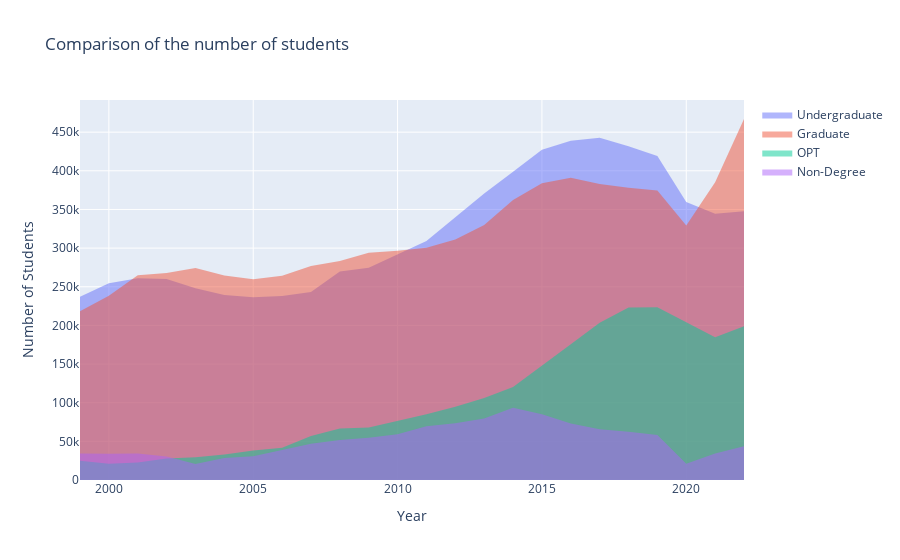

The code cell stored with this chart in its notebook:
### Markdown cell above
# How has the distribution of academic types among students changed over time?

### Code cell
academic_detail["year"] = academic_detail['year'].str[:4].astype(int)
ad1 = academic_detail[["year", "academic_type", "students"]]
adg1 = ad1.groupby(['year', 'academic_type']).sum()
adg1 = adg1.reset_index()

fig2a = go.Figure()

for academic_type in adg1['academic_type'].unique():
    subset = adg1[adg1['academic_type'] == academic_type]
    fig2a.add_trace(go.Scatter(x=subset['year'], y=subset['students'],
                               mode='lines',
                               name=academic_type,
                               line=dict(width=2)))

fig2a.update_traces(fill='tozeroy', line=dict(width=0))

sorted_traces = sorted(fig2a.data, key=lambda x: sum(x.y), reverse=True)
fig2a.data = sorted_traces

fig2a.update_layout(title='Comparison of the number of students',
                    xaxis_title='Year', yaxis_title='Number of Students', showlegend=True)

fig2a.show()

### Figure 1 — Plotly figure (JSON) as saved in the notebook; plotly's stock layout.template omitted (floating-point values rounded to 4 significant figures)
{"data": [{"fill": "tozeroy", "line": {"width": 0}, "mode": "lines", "name": "Undergraduate", "type": "scatter", "x": [1999, 2000, 2001, 2002, 2003, 2004, 2005, 2006, 2007, 2008, 2009, 2010, 2011, 2012, 2013, 2014, 2015, 2016, 2017, 2018, 2019, 2020, 2021, 2022], "y": [237211, 254429, 261078, 260103, 248200, 239212, 236342, 238050, 243360, 269874, 274431, 291439, 309342, 339993, 370724, 398824, 427313, 439019, 442746, 431930, 419321, 359787, 344532, 347602]}, {"fill": "tozeroy", "line": {"width": 0}, "mode": "lines", "name": "Graduate", "type": "scatter", "x": [1999, 2000, 2001, 2002, 2003, 2004, 2005, 2006, 2007, 2008, 2009, 2010, 2011, 2012, 2013, 2014, 2015, 2016, 2017, 2018, 2019, 2020, 2021, 2022], "y": [218219, 238497, 264748, 267876, 274310, 264410, 259717, 264288, 276842, 283329, 293885, 296574, 300430, 311204, 329854, 362228, 383935, 391124, 382953, 377943, 374435, 329272, 385097, 467027]}, {"fill": "tozeroy", "line": {"width": 0}, "mode": "lines", "name": "OPT", "type": "scatter", "x": [1999, 2000, 2001, 2002, 2003, 2004, 2005, 2006, 2007, 2008, 2009, 2010, 2011, 2012, 2013, 2014, 2015, 2016, 2017, 2018, 2019, 2020, 2021, 2022], "y": [24857, 21058, 22745, 27793, 29340, 32999, 38096, 41660, 56766, 66601, 67804, 76031, 85157, 94919, 105997, 120287, 147498, 175695, 203462, 223085, 223539, 203885, 184759, 198793]}, {"fill": "tozeroy", "line": {"width": 0}, "mode": "lines", "name": "Non-Degree", "type": "scatter", "x": [1999, 2000, 2001, 2002, 2003, 2004, 2005, 2006, 2007, 2008, 2009, 2010, 2011, 2012, 2013, 2014, 2015, 2016, 2017, 2018, 2019, 2020, 2021, 2022], "y": [34436, 33884, 34423, 30551, 20659, 28418, 30611, 38986, 46837, 51812, 54803, 59233, 69566, 73528, 79477, 93587, 85093, 72984, 65631, 62341, 58201, 21151, 34131, 43766]}], "layout": {"showlegend": true, "title": {"text": "Comparison of the number of students"}, "xaxis": {"title": {"text": "Year"}}, "yaxis": {"title": {"text": "Number of Students"}}}}
